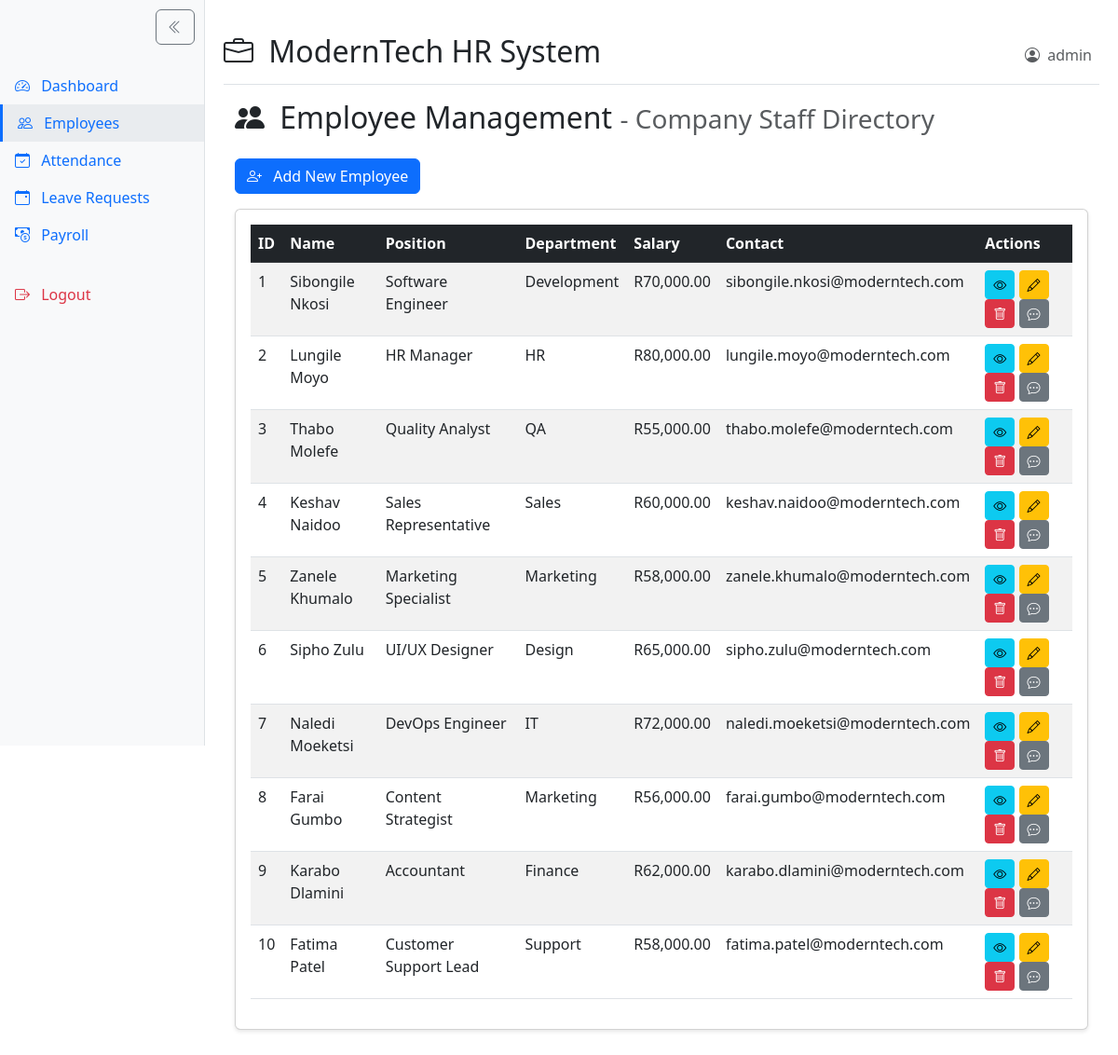
The app's page /employees.php (signed in) with its own data.
### tables this page shows
CREATE TABLE employees (
    employee_id INT AUTO_INCREMENT PRIMARY KEY,
    name VARCHAR(100) NOT NULL,
    position VARCHAR(100),
    department VARCHAR(50),
    salary DECIMAL(10,2),
    employment_history TEXT,
    contact VARCHAR(100)
);

### employees.php (the view, shortened to what this page needs)
<?php
require_once 'db.php';
require_once 'header.php';
$stmt = $pdo->query("SELECT * FROM employees ORDER BY employee_id ASC");
$employees = $stmt->fetchAll(PDO::FETCH_ASSOC);
?>
<div class="container-fluid">
    <h2 class="mb-4">
        <i class="bi bi-people-fill me-2"></i>
        Employee Management
        <small class="text-muted">- Company Staff Directory</small>
    </h2>
    <button type="button" class="btn btn-primary mb-3" data-bs-toggle="modal" data-bs-target="#addEmployeeModal">
        <i class="bi bi-person-plus me-2"></i> Add New Employee
    </button>
    <div class="card">
        <div class="card-body">
            <div class="table-responsive">
                <table class="table table-striped table-hover">
                    <thead class="table-dark">
                        <tr>
                            <th>ID</th>
                            <th>Name</th>
                            <th>Position</th>
                            <th>Department</th>
                            <th>Salary</th>
                            <th>Contact</th>
                            <th>Actions</th>
                        </tr>
                    </thead>
                    <tbody>
                        <?php if (empty($employees)): ?>
                            <tr>
                                <td colspan="7" class="text-center text-muted py-4">
                                    <i class="bi bi-people-slash display-6 d-block mb-2"></i>
                                    No employees found in the system
                                </td>
                            </tr>
                        <?php else: ?>
                            <?php foreach ($employees as $employee): ?>
                                <tr>
                                    <td><?= $employee['employee_id'] ?></td>
                                    <td><?= htmlspecialchars($employee['name']) ?></td>
                                    <td><?= htmlspecialchars($employee['position']) ?></td>
                                    <td><?= htmlspecialchars($employee['department']) ?></td>
                                    <td>R<?= number_format($employee['salary'], 2) ?></td>
                                    <td><?= htmlspecialchars($employee['contact']) ?></td>
                                    <td>
                                        <a href="employee_details.php?id=<?= $employee['employee_id'] ?>"
                                           class="btn btn-sm btn-info" title="View Details">
                                            <i class="bi bi-eye"></i>
                                        </a>
                                        <button type="button" class="btn btn-sm btn-warning"
                                                data-bs-toggle="modal"
                                                data-bs-target="#editEmployeeModal<?= $employee['employee_id'] ?>"
                                                title="Edit">
                                            <i class="bi bi-pencil"></i>
                                        </button>
                                        <a href="employees.php?delete=<?= $employee['employee_id'] ?>"
                                           class="btn btn-sm btn-danger"
                                           onclick="return confirm('Are you sure? This cannot be undone!')"
                                           title="Delete">
                                            <i class="bi bi-trash"></i>
                                        </a>
                                        <button type="button" class="btn btn-sm btn-secondary"
                                                data-bs-toggle="modal"
                                                data-bs-target="#reviewsModal<?= $employee['employee_id'] ?>"
                                                title="Performance Reviews">
                                            <i class="bi bi-chat-dots"></i>
                                        </button>
                                    </td>
                                </tr>
                            <?php endforeach; ?>
                        <?php endif; ?>
                    </tbody>
                </table>
            </div>
        </div>
    </div>
</div>
<?php require_once 'footer.php'; ?>

### style.css (style rules this page uses)
.card { margin-bottom: 20px; box-shadow: 0 2px 4px rgba(0,0,0,0.1); }
.table-responsive { overflow-x: auto; }
.btn-sm { padding: 0.25rem 0.5rem; font-size: 0.875rem; }

### header.php (style rules this page uses)
body { padding-left: 220px; transition: padding 0.3s ease; min-width: 300px; }

### records on screen
employees: employee_id "1", name "Sibongile Nkosi", position "Software Engineer", department "Development", salary "70,000.00", contact "sibongile.nkosi@moderntech.com"
employees: employee_id "2", name "Lungile Moyo", position "HR Manager", department "HR", salary "80,000.00", contact "lungile.moyo@moderntech.com"
employees: employee_id "3", name "Thabo Molefe", position "Quality Analyst", department "QA", salary "55,000.00", contact "thabo.molefe@moderntech.com"
employees: employee_id "4", name "Keshav Naidoo", position "Sales Representative", department "Sales", salary "60,000.00", contact "keshav.naidoo@moderntech.com"
employees: employee_id "5", name "Zanele Khumalo", position "Marketing Specialist", department "Marketing", salary "58,000.00", contact "zanele.khumalo@moderntech.com"
employees: employee_id "6", name "Sipho Zulu", position "UI/UX Designer", department "Design", salary "65,000.00", contact "sipho.zulu@moderntech.com"
employees: employee_id "7", name "Naledi Moeketsi", position "DevOps Engineer", department "IT", salary "72,000.00", contact "naledi.moeketsi@moderntech.com"
employees: employee_id "8", name "Farai Gumbo", position "Content Strategist", department "Marketing", salary "56,000.00", contact "farai.gumbo@moderntech.com"
employees: employee_id "9", name "Karabo Dlamini", position "Accountant", department "Finance", salary "62,000.00", contact "karabo.dlamini@moderntech.com"
employees: employee_id "10", name "Fatima Patel", position "Customer Support Lead", department "Support", salary "58,000.00", contact "fatima.patel@moderntech.com"

### other values on screen
$_SESSION['username'] "admin"
